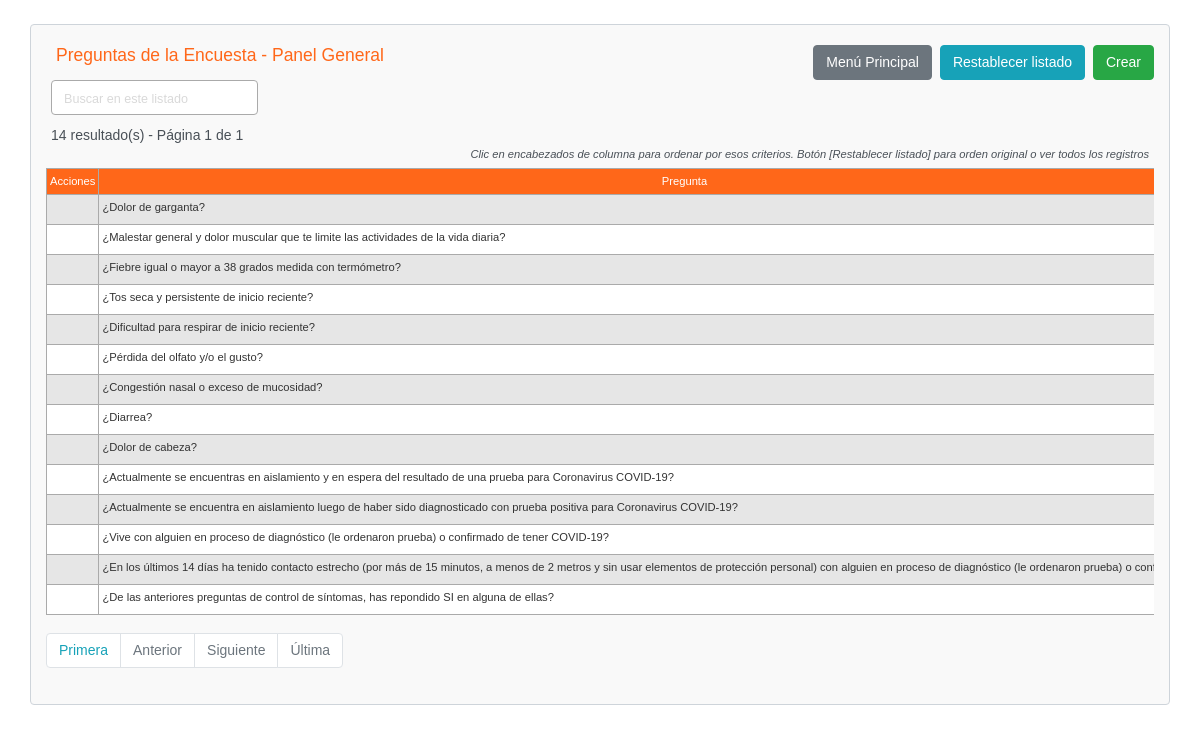
/app/preguntas_encuesta/preguntas_encuesta-index.php, run on an earlier commit of the app's database.
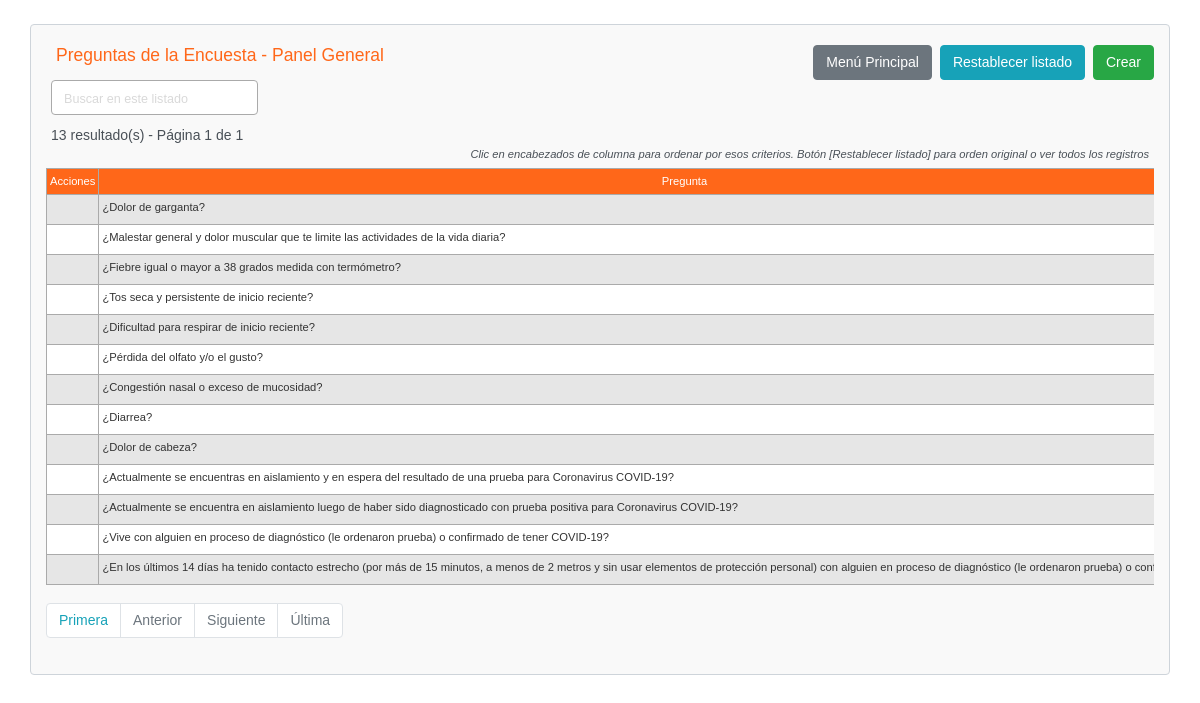
And on a later commit of the database.
### tables this page shows
CREATE TABLE `preguntas_encuesta` (
  `idPreguntaEncuesta` int(11) NOT NULL,
  `textoPregunta` text DEFAULT NULL,
  `orden` tinyint(3) DEFAULT NULL,
  `estado` tinyint(4) NOT NULL DEFAULT 1,
  `auditoria` datetime NOT NULL DEFAULT current_timestamp() ON UPDATE current_timestamp()
);

### app/core/config.php (called while the page is built, shortened)
<?php
$no_of_records_per_page = 15;
?>

### app/preguntas_encuesta/preguntas_encuesta-index.php (the view, shortened to what the changed rows need)
<!DOCTYPE html>
<html lang="es">
<head>
    <link rel="stylesheet" href="../css/bootstrap-4.5.3.min.css" rel="stylesheet">
    <link rel="stylesheet" href="../css/estilos.css" />
</head>
<body>
    <section class="pt-4">
        <div class="container-fluid index">
            <div class="row">
                <div class="col-md-12">
                    <div class="page-header clearfix">
                        <h2 class="float-left">Preguntas de la Encuesta - Panel General</h2>
                        <a href="preguntas_encuesta-create.php" class="btn btn-success float-right">Crear</a>
                        <a href="preguntas_encuesta-index.php" class="btn btn-info float-right mr-2">Restablecer listado</a>
                        <a href="../core/menu.php" class="btn btn-secondary float-right mr-2">Menú Principal</a>
                    </div>
                    <div class="form-row">
                        <form action="preguntas_encuesta-index.php" method="get">
                        </form>
                    </div>
                    <?php
                    require_once "../core/config.php";
                    $domain     = $_SERVER['HTTP_HOST'];
                    $script   = $_SERVER['SCRIPT_NAME'];
                    $parameters   = $_SERVER['QUERY_STRING'];
                    $protocol=strpos(strtolower($_SERVER['SERVER_PROTOCOL']),'https')
                                === FALSE ? 'http' : 'https';
                    $currenturl = $protocol . '://' . $domain. $script . '?' . $parameters;
                    if (isset($_GET['pageno'])) {
                        $pageno = $_GET['pageno'];
                    } else {
                        $pageno = 1;
                    }
                    $offset = ($pageno-1) * $no_of_records_per_page;
                    $total_pages_sql = "SELECT COUNT(*) FROM preguntas_encuesta";
                    $resultMSQLI = mysqli_query($linkMYSQLI,$total_pages_sql);
                    $total_rows = mysqli_fetch_array($resultMSQLI)[0];
                    $total_pages = ceil($total_rows / $no_of_records_per_page);
                    $order = 'idPreguntaEncuesta';
                    $sortBy = array('asc', 'desc'); $sort = 'asc';
                    $sql = "SELECT * FROM preguntas_encuesta ORDER BY $order $sort LIMIT $offset, $no_of_records_per_page";
                    $count_pages = "SELECT * FROM preguntas_encuesta";
                    if(!empty($_GET['search'])) {
                        $search = ($_GET['search']);
                        $sql = "SELECT * FROM preguntas_encuesta
                            WHERE CONCAT (idPreguntaEncuesta,textoPregunta,estado,auditoria)
                            LIKE '%$search%'
                            ORDER BY $order $sort
                            LIMIT $offset, $no_of_records_per_page";
                        $count_pages = "SELECT * FROM preguntas_encuesta
                            WHERE CONCAT (idPreguntaEncuesta,textoPregunta,estado,auditoria)
                            LIKE '%$search%'
                            ORDER BY $order $sort";
                    }
                    else {
                        $search = "";
                    }
                    if($resultMSQLI = mysqli_query($linkMYSQLI, $sql)){
                        if(mysqli_num_rows($resultMSQLI) > 0){
                            if ($result_count = mysqli_query($linkMYSQLI, $count_pages)) {
                               $total_pages = ceil(mysqli_num_rows($result_count) / $no_of_records_per_page);
                           }
                            $number_of_results = mysqli_num_rows($result_count);
                            echo "<div class='cantidad-paginas'>" . $number_of_results . " resultado(s) - Página " . $pageno . " de " . $total_pages . "</div>";
                            echo "<p class='tip-columnas-index'>Clic en encabezados de columna para ordenar por esos criterios. Botón [Restablecer listado] para orden original o ver todos los registros</p>";
                            echo "<div class='seccion-tabla-scroll-horizontal'>";
                            echo "<table class='estilo-tabla-index table table-bordered table-striped'>";
                                echo "<thead>";
                                    echo "<tr>";
                                        echo "<th class='estilo-acciones'>Acciones</th>";
										echo "<th><a href=?search=$search&sort=&order=textoPregunta&sort=$sort>Pregunta</th>";
                                    echo "</tr>";
                                echo "</thead>";
                                echo "<tbody>";
                                while($row = mysqli_fetch_array($resultMSQLI)){
                                    echo "<tr>";
                                    echo "<td class='centrar-columna'>";
                                        echo "<a href='preguntas_encuesta-read.php?idPreguntaEncuesta=". $row['idPreguntaEncuesta'] ."'><i class='far fa-eye'></i></a>";
                                        echo "<a href='preguntas_encuesta-update.php?idPreguntaEncuesta=". $row['idPreguntaEncuesta'] ."'><i class='far fa-edit'></i></a>";
                                        echo "<a href='preguntas_encuesta-delete.php?idPreguntaEncuesta=". $row['idPreguntaEncuesta'] ."'><i class='far fa-trash-alt'></i></a>";
                                    echo "</td>";
                                    echo "<td>" . $row['textoPregunta'] . "</td>";
                                    echo "</tr>";
                                }
                                echo "</tbody>";
                            echo "</table>";
                            echo "</div>";
?>
                                <ul class="pagination" align-right>
                                <?php
                                    $new_url = preg_replace('/&?pageno=[^&]*/', '', $currenturl);
                                 ?>
                                    <li class="page-item"><a class="page-link" href="<?php echo $new_url .'&pageno=1' ?>">Primera</a></li>
                                    <li class="page-item <?php if($pageno <= 1){ echo 'disabled'; } ?>">
                                        <a class="page-link" href="<?php if($pageno <= 1){ echo '#'; } else { echo $new_url ."&pageno=".($pageno - 1); } ?>">Anterior</a>
                                    </li>
                                    <li class="page-item <?php if($pageno >= $total_pages){ echo 'disabled'; } ?>">
                                        <a class="page-link" href="<?php if($pageno >= $total_pages){ echo '#'; } else { echo $new_url . "&pageno=".($pageno + 1); } ?>">Siguiente</a>
                                    </li>
                                    <li class="page-item <?php if($pageno >= $total_pages){ echo 'disabled'; } ?>">
                                        <a class="page-item"><a class="page-link" href="<?php echo $new_url .'&pageno=' . $total_pages; ?>">Última</a>
                                    </li>
                                </ul>
<?php
                        } else{
                            echo "<p class='lead sin-registros'><em>No se encontraron coincidencias.</em></p>";
                        }
                    } else{
                        echo "ERROR: No fue posible ejecutar $sql. " . mysqli_error($linkMYSQLI);
                    }
                    ?>
                </div>
            </div>
        </div>
    </section>
</body>
</html>

What changed in the data, as far as the page shows it:
removed preguntas_encuesta: textoPregunta "¿De las anteriores preguntas de control de síntomas, has repondido SI en alguna de ellas?"
Also different on the page:
$number_of_results: "14" → "13"
